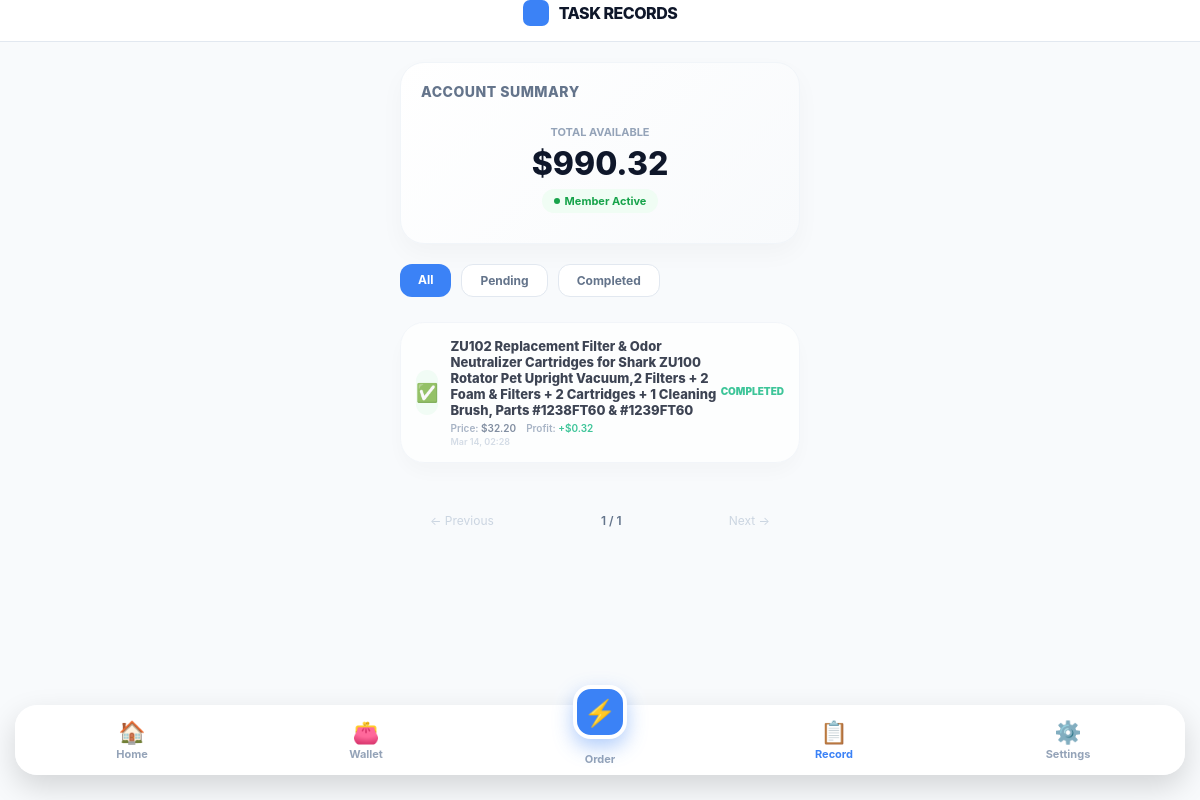
The page /records/ (signed in) on the database as committed earlier.
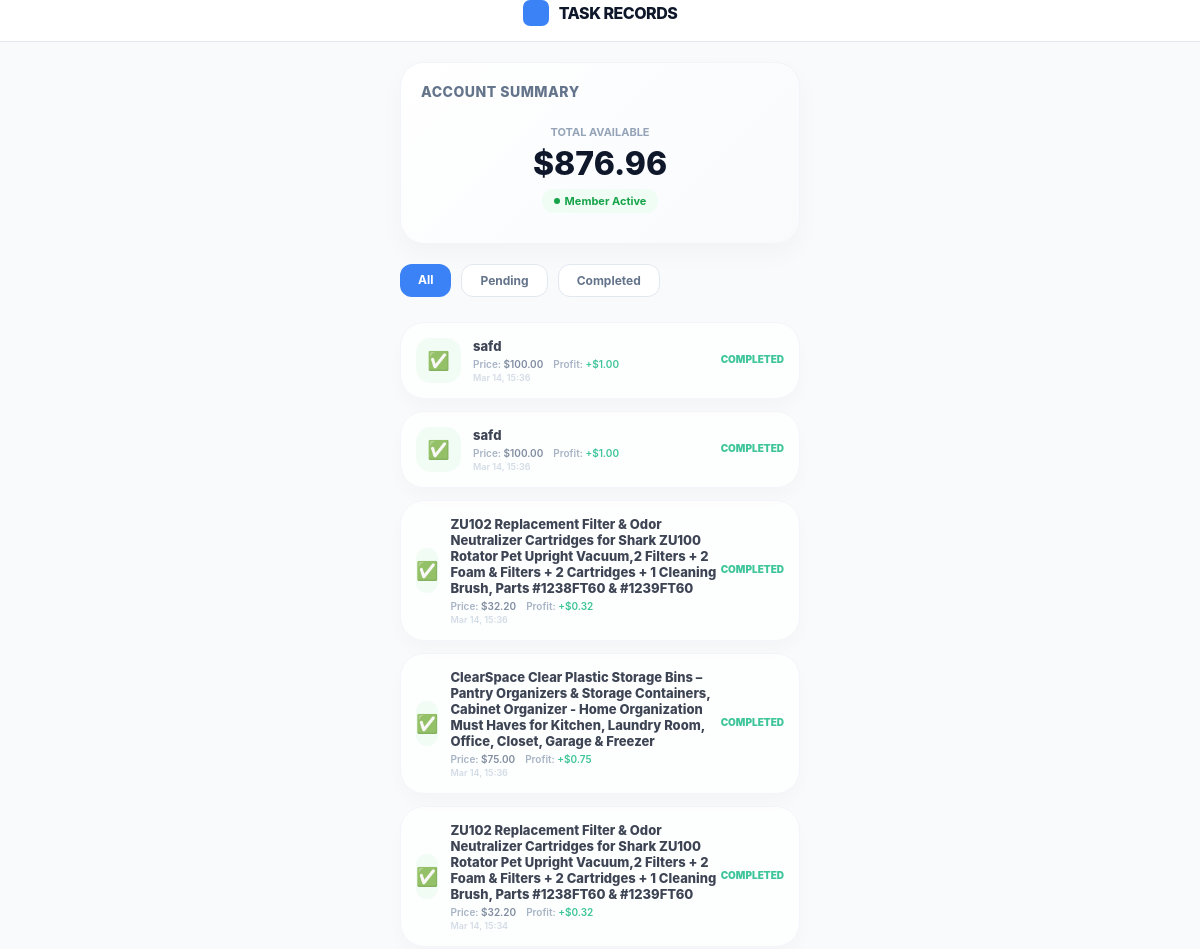
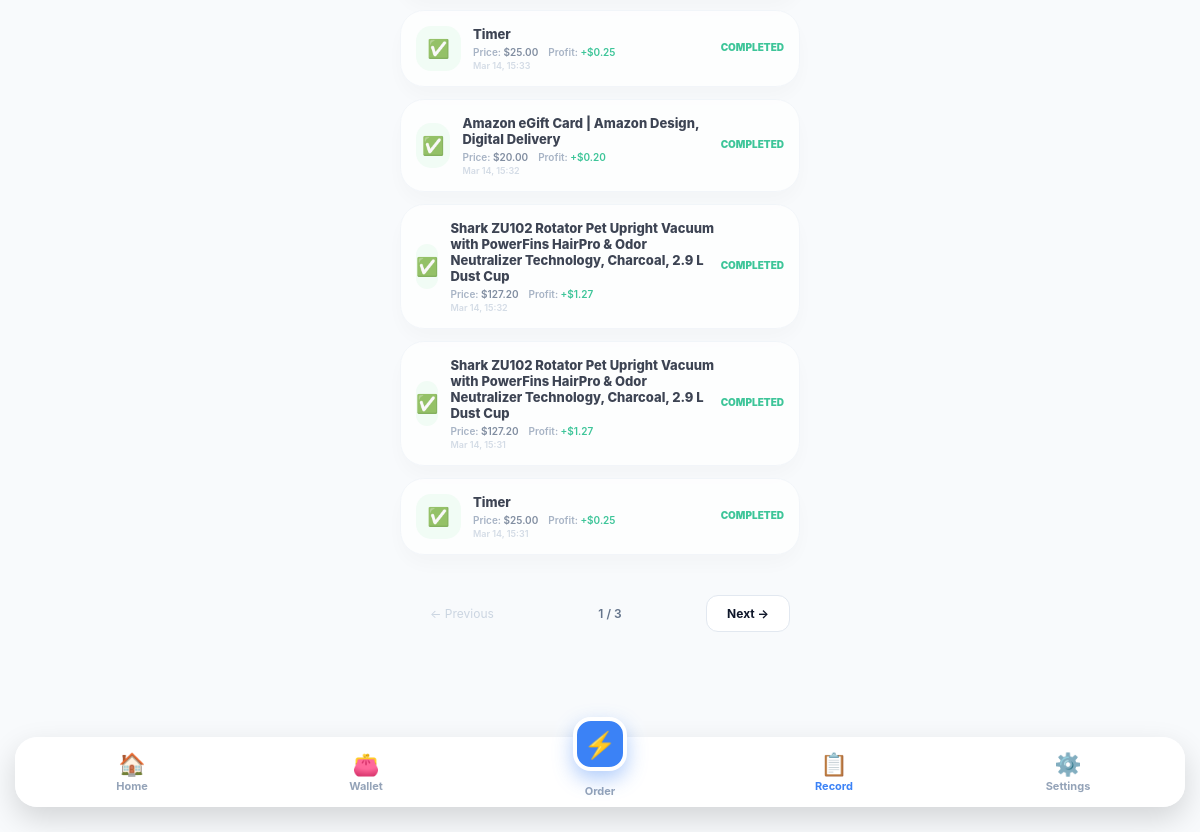
The same page on the database as committed later (2 pictures, top to bottom).
### Catalog/models.py (models this page shows, shortened)
class Profile(models.Model):
    user = models.OneToOneField(User, on_delete=models.CASCADE, related_name='profile')
    wallet_address = models.CharField(max_length=255, blank=True, null=True)
    network = models.CharField(max_length=50, default='ETH_USDC')
    balance = models.DecimalField(max_digits=12, decimal_places=2, default=0.00)
    wallet_address = models.CharField(max_length=255, blank=True, null=True)
    phone_number = models.CharField(max_length=20, blank=True, null=True)
    current_progress = models.IntegerField(default=0)

class Order(models.Model):
    STATUS_CHOICES = [
        ('scheduled', 'Scheduled'),
        ('pending', 'Pending'),
        ('completed', 'Completed'),
        ('frozen', 'Frozen'),
        ('withdrawal', 'Withdrawal Pending'),
        ('withdrawn', 'Withdrawn/Paid'),
        ('rejected', 'Rejected'),
    ]
    user = models.ForeignKey(User, on_delete=models.CASCADE, related_name='orders', null=True, blank=True)
    product_name = models.CharField(max_length=255)
    price = models.DecimalField(max_digits=12, decimal_places=2, default=0.00)
    profit = models.DecimalField(max_digits=12, decimal_places=2, default=0.00)
    commission_rate = models.DecimalField(max_digits=5, decimal_places=2, default=1.00)
    status = models.CharField(max_length=20, choices=STATUS_CHOICES, default='pending')
    created_at = models.DateTimeField(auto_now_add=True)
    scheduled_at = models.IntegerField(null=True, blank=True)

### Catalog/views.py (the view)
# urls.py: path('records/', views.user_record, name='user_record'),
@login_required(login_url='user_login')
def user_record(request):
    status_filter = request.GET.get('status')
    orders = request.user.orders.exclude(
        status__in=['scheduled', 'withdrawal', 'withdrawn', 'rejected']
    ).annotate(
        priority=Case(
            When(status='pending', then=Value(1)),
            When(status='completed', then=Value(2)),
            default=Value(3),
            output_field=IntegerField(),
        )
    ).order_by('priority', '-created_at')
    if status_filter in ['pending', 'completed']:
        orders = orders.filter(status=status_filter)
    paginator = Paginator(orders, 10)
    page_number = request.GET.get('page')
    page_obj = paginator.get_page(page_number)
    return render(request, 'users/record.html', {
        'profile': request.user.profile,
        'orders': page_obj,
        'current_status': status_filter
    })

### Catalog/templates/users/record.html (shortened to what the changed rows need)
{% extends "users/user_main.html" %}
{% block content %}
<div style="width: 100%; max-width: 400px; margin: 0 auto; padding-bottom: 50px;">
    <div class="dashboard-card" style="padding: 20px; margin-bottom: 20px; background: linear-gradient(135deg, #ffffff 0%, #f8fafc 100%);">
        <div style="text-align: center; padding: 10px 0;">
            <div style="color: #94a3b8; font-size: 11px; font-weight: 700;">TOTAL AVAILABLE</div>
            <div style="font-size: 32px; font-weight: 800; color: var(--dark); margin: 5px 0;">${{ profile.balance }}</div>
            <div style="display: inline-flex; align-items: center; gap: 5px; padding: 5px 12px; background: #f0fdf4; color: #16a34a; border-radius: 20px; font-size: 11px; font-weight: 700;">
                <span style="width: 6px; height: 6px; background: #16a34a; border-radius: 50%;"></span>
                Member Active
            </div>
        </div>
    </div>
    <div style="display: flex; flex-direction: column; gap: 12px;">
        {% for order in orders %}
            {% if order.status == 'pending' %}
                <a href="{% if profile.balance < order.price %}{% url 'user_wallet' %}{% else %}{% url 'start_matching' %}{% endif %}" style="text-decoration: none; display: block;">
            {% else %}
                <div style="display: block; opacity: 0.8;">
            {% endif %}
                <div class="dashboard-card" style="padding: 15px; border: 1px solid #f1f5f9; display: flex; justify-content: space-between; align-items: center; transition: 0.2s;
                    {% if order.status == 'pending' %} border-left: 4px solid #f59e0b; background: #fffdfa; box-shadow: 0 4px 6px -1px rgb(0 0 0 / 0.05); {% endif %}">
                    <div style="display: flex; align-items: center; gap: 12px;">
                        <div style="width: 45px; height: 45px; border-radius: 15px; display: flex; align-items: center; justify-content: center; font-size: 18px;
                            {% if order.status == 'completed' %} background: #f0fdf4; color: #16a34a;
                            {% elif order.status == 'pending' %} background: #fffbeb; color: #d97706;
                            {% else %} background: #f1f5f9; color: #64748b; {% endif %}">
                            {% if order.status == 'completed' %}✅{% elif order.status == 'pending' %}⏳{% else %}📦{% endif %}
                        </div>
                        <div>
                            <div style="display: flex; align-items: center; gap: 6px;">
                                <div style="font-size: 13px; font-weight: 800; color: var(--dark);">{{ order.product_name }}</div>
                            </div>
                            <div style="display: flex; gap: 10px; margin-top: 4px;">
                                <div style="font-size: 10px; color: #94a3b8; font-weight: 600;">Price: <span style="color: #64748b;">${{ order.price }}</span></div>
                                <div style="font-size: 10px; color: #94a3b8; font-weight: 600;">Profit: <span style="color: #10b981;">+${{ order.profit }}</span></div>
                            </div>
                            <div style="font-size: 9px; color: #cbd5e1; font-weight: 600; margin-top: 2px;">{{ order.created_at|date:"M d, H:i" }}</div>
                        </div>
                    </div>
                    <div style="text-align: right;">
                        <div style="font-size: 10px; font-weight: 900; text-transform: uppercase; margin-bottom: 4px;
                            {% if order.status == 'completed' %} color: #10b981; {% elif order.status == 'pending' %} color: #f59e0b; {% else %} color: #94a3b8; {% endif %}">
                            {% if order.status == 'pending' and profile.balance < order.price %}
                                <span style="color: #ef4444;">FROZEN</span>
                            {% else %}
                                {{ order.status }}
                            {% endif %}
                        </div>
                    </div>
                </div>
            {% if order.status == 'pending' %}</a>{% else %}</div>{% endif %}
        {% empty %}
            <div style="text-align: center; padding: 60px 20px;">
                <div style="font-size: 40px; margin-bottom: 10px; opacity: 0.2;">📂</div>
                <h4 style="margin: 0; color: #64748b; font-size: 14px;">No records found</h4>
            </div>
        {% endfor %}
    </div>
    <div style="display: flex; justify-content: space-between; align-items: center; margin-top: 30px; padding: 10px;">
        {% if orders.has_previous %}
            <a href="?page={{ orders.previous_page_number }}{% if current_status %}&status={{ current_status }}{% endif %}"
               style="padding: 10px 20px; background: white; border: 1px solid #e2e8f0; border-radius: 12px; text-decoration: none; font-size: 12px; font-weight: 700; color: #0f172a;">
               ← Previous
            </a>
        {% else %}
            <span style="padding: 10px 20px; color: #cbd5e1; font-size: 12px;">← Previous</span>
        {% endif %}
        <span style="font-size: 12px; font-weight: 600; color: #64748b;">
            {{ orders.number }} / {{ orders.paginator.num_pages }}
        </span>
        {% if orders.has_next %}
            <a href="?page={{ orders.next_page_number }}{% if current_status %}&status={{ current_status }}{% endif %}"
               style="padding: 10px 20px; background: white; border: 1px solid #e2e8f0; border-radius: 12px; text-decoration: none; font-size: 12px; font-weight: 700; color: #0f172a;">
               Next →
            </a>
        {% else %}
            <span style="padding: 10px 20px; color: #cbd5e1; font-size: 12px;">Next →</span>
        {% endif %}
    </div>
</div>
{% endblock %}

Rows that differ between the two databases and show on the page:
no longer on this page (row unchanged): Order: product_name "ZU102 Replacement Filter & Odor Neutralizer Cartridges for Shark ZU100 Rotator Pet Upright Vacuum,2 Filters + 2 Foam & Filters + 2 Cartridges + 1 Cleaning Brush, Parts #1238FT60 & #1239FT60", price "32.20", profit "0.32", created_at "Mar 14, 02:28", status "COMPLETED"
changed Profile: balance "990.32" → "876.96"
added Order: product_name "safd", price "100.00", profit "1.00", created_at "Mar 14, 15:36", status "COMPLETED"
added Order: product_name "safd", price "100.00", profit "1.00", created_at "Mar 14, 15:36", status "COMPLETED"
added Order: product_name "ZU102 Replacement Filter & Odor Neutralizer Cartridges for Shark ZU100 Rotator Pet Upright Vacuum,2 Filters + 2 Foam & Filters + 2 Cartridges + 1 Cleaning Brush, Parts #1238FT60 & #1239FT60", price "32.20", profit "0.32", created_at "Mar 14, 15:36", status "COMPLETED"
added Order: product_name "ClearSpace Clear Plastic Storage Bins – Pantry Organizers & Storage Containers, Cabinet Organizer - Home Organization Must Haves for Kitchen, Laundry Room, Office, Closet, Garage & Freezer", price "75.00", profit "0.75", created_at "Mar 14, 15:36", status "COMPLETED"
added Order: product_name "ZU102 Replacement Filter & Odor Neutralizer Cartridges for Shark ZU100 Rotator Pet Upright Vacuum,2 Filters + 2 Foam & Filters + 2 Cartridges + 1 Cleaning Brush, Parts #1238FT60 & #1239FT60", price "32.20", profit "0.32", created_at "Mar 14, 15:34", status "COMPLETED"
added Order: product_name "Timer", price "25.00", profit "0.25", created_at "Mar 14, 15:33", status "COMPLETED"
added Order: product_name "Amazon eGift Card | Amazon Design, Digital Delivery", price "20.00", profit "0.20", created_at "Mar 14, 15:32", status "COMPLETED"
added Order: product_name "Shark ZU102 Rotator Pet Upright Vacuum with PowerFins HairPro & Odor Neutralizer Technology, Charcoal, 2.9 L Dust Cup", price "127.20", profit "1.27", created_at "Mar 14, 15:32", status "COMPLETED"
added Order: product_name "Shark ZU102 Rotator Pet Upright Vacuum with PowerFins HairPro & Odor Neutralizer Technology, Charcoal, 2.9 L Dust Cup", price "127.20", profit "1.27", created_at "Mar 14, 15:31", status "COMPLETED"
added Order: product_name "Timer", price "25.00", profit "0.25", created_at "Mar 14, 15:31", status "COMPLETED"
Other text that changed with them:
{{ orders.paginator.num_pages }}: "1" → "3"
